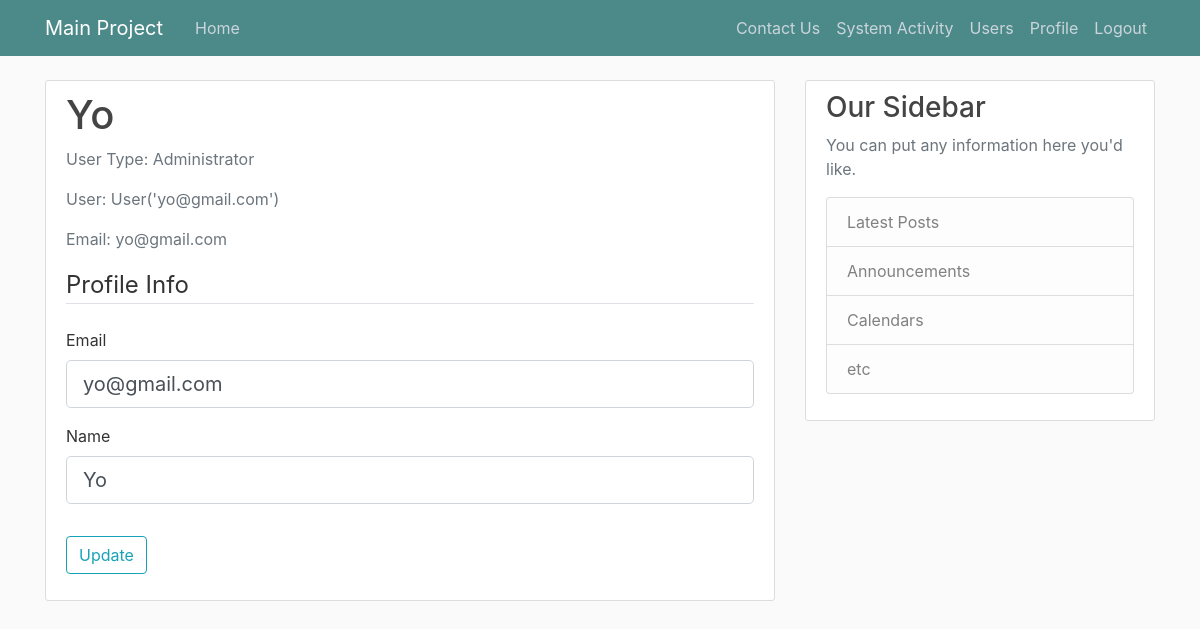
The app's page /profile (signed in) with its own data.
### MainProject/models.py (models this page shows, shortened)
class User(db.Model, UserMixin):
    id = db.Column(db.Integer, primary_key=True)
    email = db.Column(db.String(120), unique=True, nullable=False)
    name = db.Column(db.String(120), nullable=False)
    password = db.Column(db.String(60), nullable=False)
    userType = db.Column(db.String(60), nullable=False)
    monthlyChargesEmployer = db.Column(db.String(60), nullable=False, default='Prime - 50$/month')
    monthlyChargesEmployee = db.Column(db.String(60), nullable=False, default='Basic - No Charge')
    posts = db.relationship('Post', backref='author', lazy=True)
    condition = db.Column(db.String(10), nullable=False, default='Active')
    def __repr__(self):
        return f"User('{self.email}')"

### MainProject/routes.py (the view)
@app.route("/profile", methods=['GET', 'POST'])
@login_required
def profile():
    form = UpdateAccountForm()
    if form.validate_on_submit():
        current_user.email = form.email.data
        current_user.name = form.name.data
        if current_user.userType == 'Employer':
            current_user.monthlyChargesEmployer = form.monthlyChargesEmployer.data
        if current_user.userType == 'Employee':
            current_user.monthlyChargesEmployee = form.monthlyChargesEmployee.data
        flash('Your profile has been updated!', 'success')
        historyContent=current_user.email + " has updated their profile."
        history = History(content=historyContent)
        db.session.add(history)
        db.session.commit()
        return redirect(url_for('profile'))
    elif request.method == 'GET':
        form.email.data = current_user.email
        form.name.data = current_user.name
        if current_user.userType == 'Employer':
            form.monthlyChargesEmployer.data = current_user.monthlyChargesEmployer
        if current_user.userType == 'Employee':
            form.monthlyChargesEmployee.data = current_user.monthlyChargesEmployee
    return render_template('profile.html', title='Profile', form=form)

### MainProject/forms.py (shortened to what this page needs)
class UpdateAccountForm(FlaskForm):
    name = StringField('Name', validators=[DataRequired()])
    email = StringField('Email',
                        validators=[DataRequired(), Email()])
    monthlyChargesEmployer = SelectField('Plan', choices=['Prime - 50$/month', 'Gold - 100$/month'],
                                         default='Prime - 50$/month')
    monthlyChargesEmployee = SelectField('Plan', choices=['Basic - No Charge', 'Prime - 10$/month', 'Gold - 20$/month'],
                                         default='Basic - No Charge')
    submit = SubmitField('Update')

### MainProject/models.py (called while the page is built)
@login_manager.user_loader
def load_user(user_id):
    return User.query.get(int(user_id))

### MainProject/templates/profile.html (shortened to what this page needs)
{% extends "baseTemplate.html" %}
{% block content %}
    <div class="content-section">
      <div class="media">
        <div class="media-body">
          <h2 class="account-heading">{{ current_user.name }}</h2>
          <p class="text-secondary">User Type: {{ current_user.userType }}</p>
            <p class="text-secondary">User: {{ current_user }}</p>
            <p class="text-secondary">Email: {{ current_user.email }}</p>
        </div>
      </div>
        <form method="POST" action="" enctype="multipart/form-data">
            <fieldset class="form-group">
                <legend class="border-bottom mb-4">Profile Info</legend>
                <div class="form-group">
                    {{ form.email.label(class="form-control-label") }}
                    {% if form.email.errors %}
                        {{ form.email(class="form-control form-control-lg is-invalid") }}
                        <div class="invalid-feedback">
                            {% for error in form.email.errors %}
                                <span>{{ error }}</span>
                            {% endfor %}
                        </div>
                    {% else %}
                        {{ form.email(class="form-control form-control-lg") }}
                    {% endif %}
                </div>
            <div class="form-group">
                    {{ form.name.label(class="form-control-label") }}
                    {% if form.name.errors %}
                        {{ form.name(class="form-control form-control-lg is-invalid") }}
                        <div class="invalid-feedback">
                            {% for error in form.name.errors %}
                                <span>{{ error }}</span>
                            {% endfor %}
                        </div>
                    {% else %}
                        {{ form.name(class="form-control form-control-lg") }}
                    {% endif %}
                </div>
            </fieldset>
            <div class="form-group">
                {{ form.submit(class="btn btn-outline-info") }}
            </div>
        </form>
    </div>
{% endblock content %}

### MainProject/static/styles.css (style rules this page uses)
body { background: #fafafa; color: #333333; margin-top: 5rem; }
h1, h2, h3, h4, h5, h6 { color: #444444; }
.content-section { background: #ffffff; padding: 10px 20px; border: 1px solid #dddddd; border-radius: 3px; margin-bottom: 20px; }
.account-heading { font-size: 2.5rem; }

### records on screen
User: name "Yo", userType "Administrator", email "User('yo@gmail.com')", email "yo@gmail.com"
